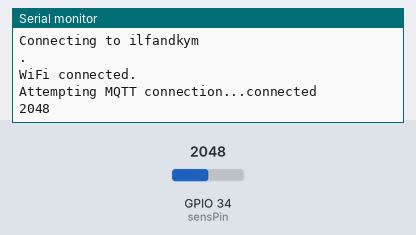
A program run on a simulated ESP32. Shown: the last lines printed to the serial monitor. The test bench sets the inputs (shaded band); at power-on: GPIO 34 (sensPin) = 2048. WiFi joins after 1.5 s; servers stay silent unless stated; no MQTT or app messages arrive unless stated.

Above: at 2.7 s.
2.8 s: GPIO 34 (sensPin) set to 2866
At 4.4 s:
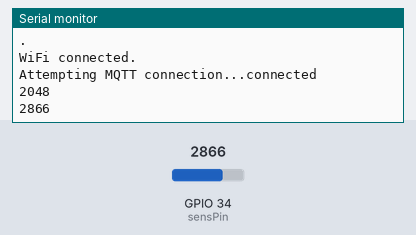
5.5 s: GPIO 34 (sensPin) set to 3603
At 5.9 s:
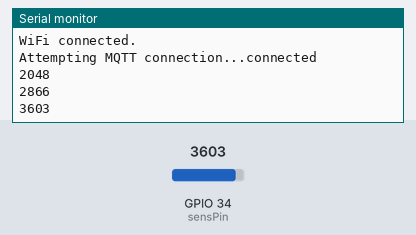
Timing chart, 0 to 8.5 s (numbered marks = the images above; inputs shaded):
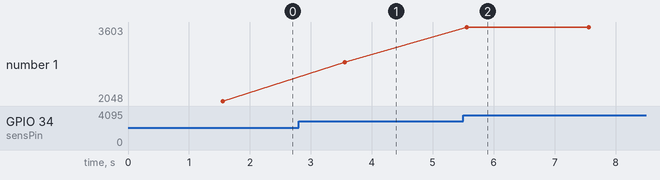

The program:

main.cpp
```cpp
#include <Arduino.h>
#include <WiFi.h>
#include <PubSubClient.h>

int sensPin = 34;

const char* ssid = "ilfandkym";         //WiFi ssid
const char* password = "94263770";      //WiFi password

// Mosquitto config file
// Admin Powershell-> ipconfig /all for IP address
// https://www.youtube.com/watch?v=hyJhKWhxAxA for further setup

#define mqtt_server "192.168.68.103"    //set MQTT server to IP address
#define test_topic "test/light"           //set topic of the publishing message

//construct a WiFiclient that can connect to IP address(done here) or port sepcified by client.connect(IP or URL, Port no.)->returns true/false
WiFiClient espClient;
//Take in a network client to construct a client that can publish and subscribe
PubSubClient client(espClient);


void setup() {
  //intiate serial communication
  Serial.begin(9600);

  Serial.println();
  Serial.print("Connecting to ");
  Serial.println(ssid);

  //connect to WiFi
  WiFi.begin(ssid, password);

  //set address of server and connection port the client will connect to
  client.setServer(mqtt_server, 1883);

  //looping until WiFi is connected
  /*
  Return values of WiFi.status()
  WL_CONNECTED: Connected to WiFi network
  WL_CONNECT_FAILED: Fail to connect after number of attempts expires
  WL_IDLE_STATUS: Temporary staus that changes to CONNECTED/CONNECT_FAILED
  WL_SCAN_COMPLETED
  WL_NO_SHIELD
  WL_NO_SSID_AVAIL
  WL_AP_CONNECTED
  WL_AP_LISTENING
  WL_CONNECTION_LOST
  WL_DISCONNECTED
  */
  while (WiFi.status() != WL_CONNECTED)
    delay(50);
    Serial.print(".");

  //indicate connection of WiFi
  Serial.println("");
  Serial.println("WiFi connected.");
  pinMode(sensPin, INPUT);
}

void reconnect() {
  while (!client.connected()) {
        Serial.print("Attempting MQTT connection...");

    if (client.connect("ESPClient")) //connects the client with declared ID: returns true or false depends if connection succeeded
    {
      Serial.println("connected");
    }
    else {
      Serial.print("failed, state=");
      Serial.print(client.state()); //check state to get information about error
      Serial.println(" try again in 5 seconds");
      delay(5000);
    }
  }
}

void loop() {
  //check whether client is connected
  if (!client.connected()) {
        reconnect();
      }


  client.loop(); //Process incoming messages and maintain connection with MQTT server
  int data = analogRead(sensPin);
  Serial.println(data);
  //publish(topic, payload[message], length[optional], messageRetain[optional])
  client.publish(test_topic, String(data).c_str(), true);
  delay(2000);

  }
```

Measured:
- after the input at 2.8 s, the serial monitor: prints a new line after 0.76 s (image 1)
- after the input at 5.5 s, the serial monitor: prints a new line after 0.06 s (image 2)
- plotted number 1: 2048 → 2866 after the input at 2.8 s, 2866 → 3603 after the input at 5.5 s
